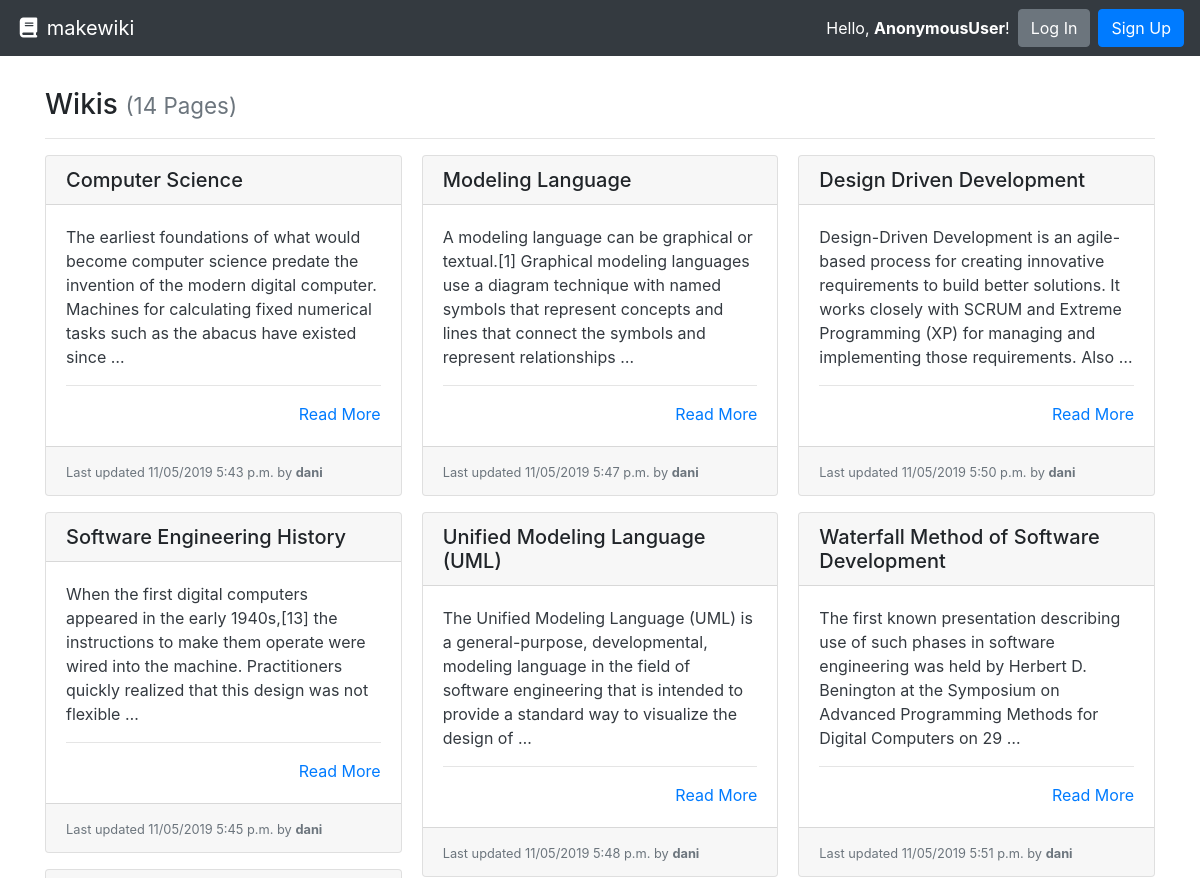
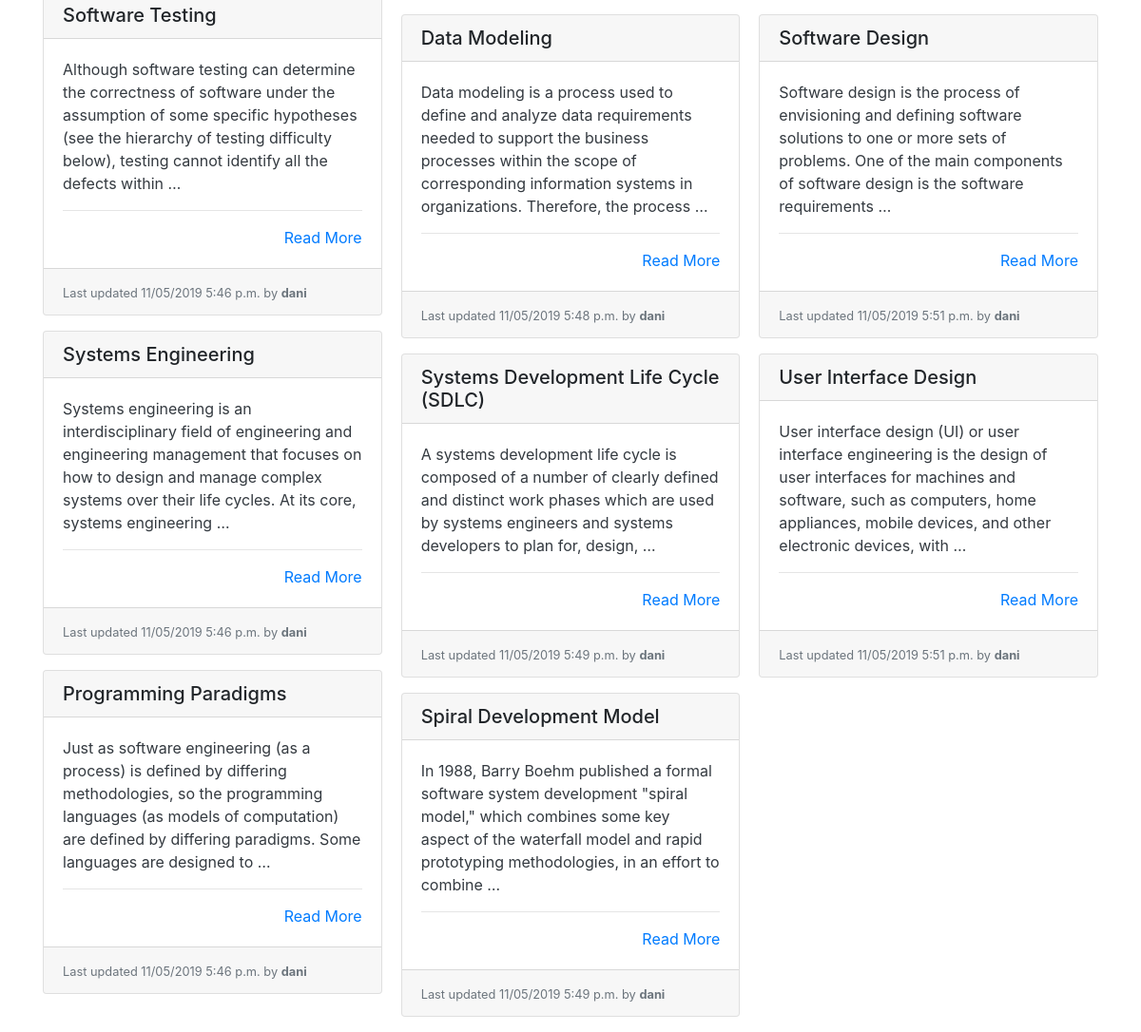
Before: / with the older database file (2 pictures, top to bottom).
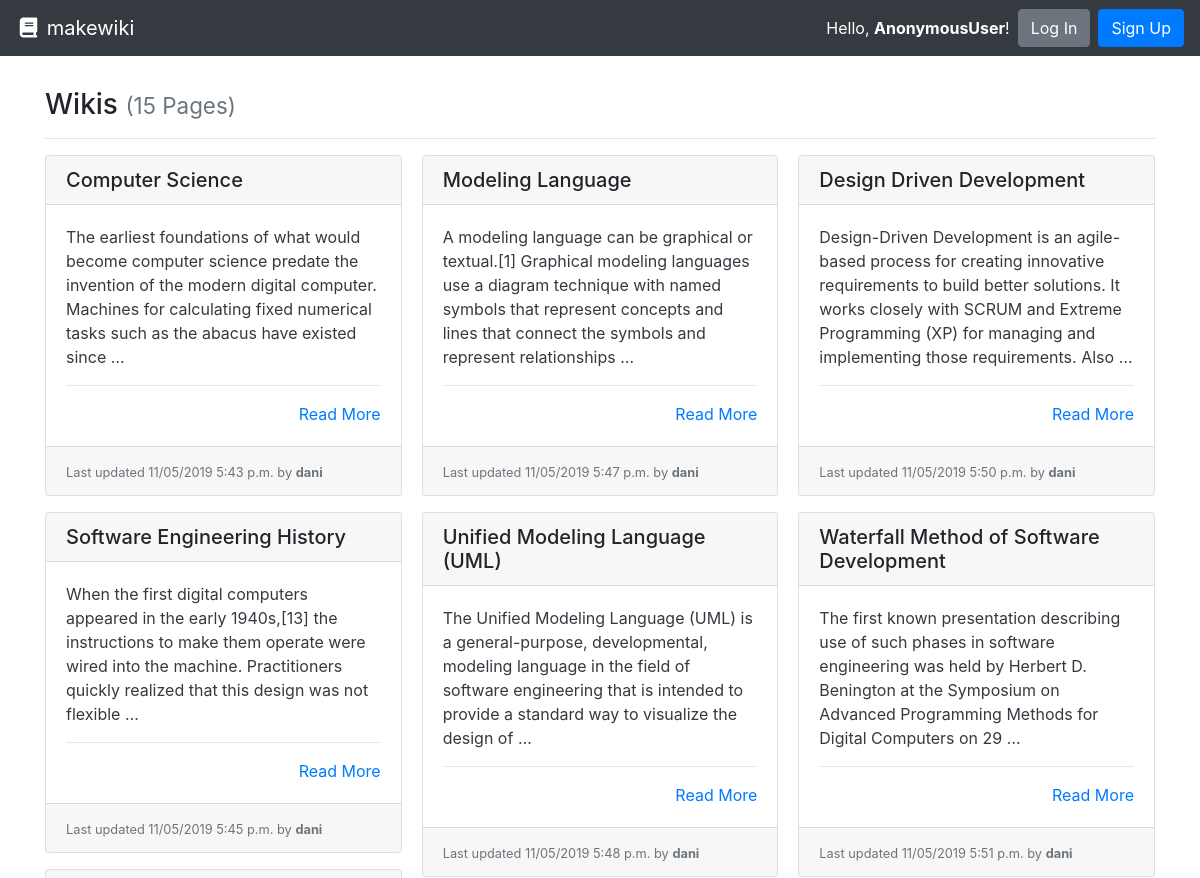
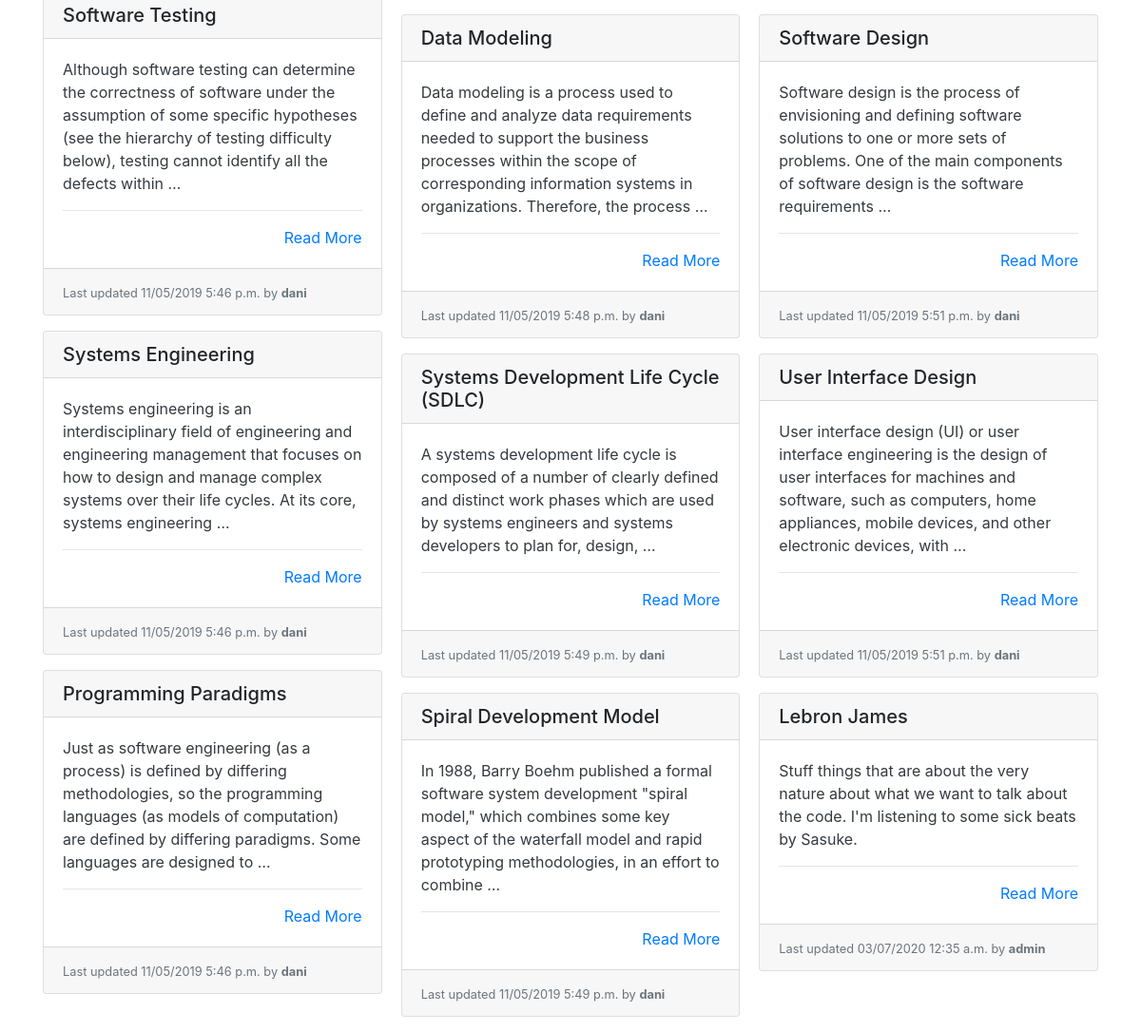
After: the same page with the newer database file (2 pictures, top to bottom).
### wiki/models.py (models this page shows, shortened)
class Page(models.Model):
    title = models.CharField(max_length=settings.WIKI_PAGE_TITLE_MAX_LENGTH, unique=True,
                             help_text="Title of your page.")
    author = models.ForeignKey(User, on_delete=models.PROTECT,
                               help_text="The user that posted this article.")
    slug = models.CharField(max_length=settings.WIKI_PAGE_TITLE_MAX_LENGTH, blank=True, editable=False,
                            help_text="Unique URL path to access this page. Generated by the system.")
    content = models.TextField(
        help_text="Write the content of your page here.")
    created = models.DateTimeField(auto_now_add=True,
                                   help_text="The date and time this page was created. Automatically generated when the model saves.")
    modified = models.DateTimeField(auto_now=True,
                                    help_text="The date and time this page was updated. Automatically generated when the model updates.")

### wiki/views.py (the view)
# urls.py: path('', PageListView.as_view(), name='wiki-list-page'),
class PageListView(ListView):
    model = Page
    def get(self, request):
        pages = self.get_queryset().all()
        return render(request, 'list.html', {
          'pages': pages
        })

### wiki/templates/list.html
{% extends "base.html" %}
{% block content %}
  <h3>Wikis {% if pages %}<small class="text-muted">({{ pages|length }} Page{{ pages|length|pluralize:"s" }})</small>{% endif %}</h3>
  <hr>
  {% if pages %}
    <div class="card-columns">
      {% for page in pages %}
        {% include "partials/card.html" %}
      {% endfor %}
    </div>
  {% else %}
    <div class="alert alert-primary" role="alert">No pages to display.</div>
  {% endif %}
{% endblock %}

### templates/base.html (shortened to what this page needs)
<!doctype html>
<html lang="en">
  <head>
    <link rel="stylesheet" href="https://stackpath.bootstrapcdn.com/bootstrap/4.3.1/css/bootstrap.min.css"
>
  </head>
  <body>
    <nav class="navbar navbar-expand-md navbar-dark bg-dark">
      <a class="navbar-brand" href="{% url 'wiki-list-page' %}"><i class="fas fa-fw fa-book"></i> makewiki</a>
      <form class="form-inline ml-auto">
        <div class="text-white">Hello, <strong>{{ user }}</strong>!</div>
        {% if request.user.is_authenticated %}
        <a href="{% url 'page-create' %}" class="btn btn-success ml-4">New Page</a>
        <a href="accounts/logout/" class="btn btn-danger ml-2">Log Out</a>
        {% else %}
        <a href="/accounts/login/" class="btn btn-secondary ml-2">Log In</a>
        <a href="{% url 'sign-up-page' %}" class="btn btn-primary ml-2">Sign Up</a>
        {% endif %}
      </form>
    </nav>
    <main role="main" class="container" style="margin-top: 4vh;">
      {% block content %}{% endblock %}
    </main>
  </body>

### wiki/templates/partials/card.html
<div class="card mb-3">
  <h5 class="card-header ">{{ page.title }}</h5>
  <div class="card-body border-dark">
    <p class="card-text text-dark">
      {{ page.content|truncatewords_html:30 }}
      <hr>
      <div class="text-right"><a href="{% url 'wiki-details-page' page.slug %}" title="Read More">Read More</a></div>
  </div>
  <div class="card-footer">
    <small class="text-muted">Last updated {{ page.modified|date:"SHORT_DATETIME_FORMAT" }} by <b>{{ page.author.username }}</b></small>
  </div>
</div>

Changed rows visible on the page:
added Page: title "Lebron James", content "Stuff things that are about the very nature about what we want to talk about the code. I'm listening to some sick beats by Sasuke.", modified "03/07/2020 12:35 a.m.", author.username "admin"
Other visible differences:
{{ pages|length }}: "14" → "15"
